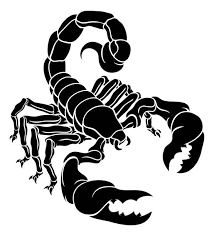
#> input picture scorpio.png, 214 x 236 px
$ jupyter execute --allow-errors turtle-art-converting-pictures-into-drawings.ipynb
#> lines starting #> are read from the running program, lines starting #| are printed output that depends on the picture; after the words box and inside, x2 and y2 are one past the last pixel; in counts of white or black regions, pixels touching at a corner belong together
## Importing Libraries
Load OpenCV, NumPy, and Turtle for image processing and drawing.

[cell 1]
import cv2
import numpy as np
import turtle

## Image Quality Selection
Prompt the user to choose image quality:
- `0` for best quality
- `1` for low quality
- `2` to display both images before selection

[cell 2]
def image_quality():
    print('enter 0 for best quality: \nenter 1 for low quality : \nenter 2 to show both images: (First close the images windows to process) ')
    x=int(input("please enter: "))
    if x==2:
        show_images()
        return image_quality()

    return x

## Display Images
Show both image versions (best and low quality) before selection.
Close the image windows to proceed.

[cell 3]
def show_images():
# show both images before selecting
    cv2.imshow(f'best quality  .jpg', cv2.bitwise_not(edges))
    cv2.imshow(f'low quality  .jpg', cv2.bitwise_not(edges_binary))
    cv2.waitKey(0)

## Pen Lift Logic
Determine whether the turtle should lift the pen based on the proximity of the previous and current points.

[cell 4]
def pen_up(x,y,prev_x,prev_y):
    if (prev_x<x+10 and prev_x>x-10 or prev_x==x) and (prev_y<y+10 and prev_y>y-10 or prev_y==y):
        return False
    return True

## Image Processing and Turtle Drawing

1. **Load and Convert Image**
   - Load the image and convert it to grayscale.
   - Apply binary thresholding for a black-and-white effect.
   - Detect edges using Canny edge detection.

2. **User Quality Selection**
   - Choose between best or low-quality contours for drawing.
   - Display images for comparison before selection.

3. **Find Contours**
   - Extract contours from the selected image for turtle drawing.

4. **Initialize Turtle**
   - Set up the turtle screen with adjusted coordinates.
   - Map image coordinates to turtle's drawing space.

5. **Draw Image with Turtle**
   - Iterate through contours and draw them using the turtle.
   - Lift the pen when needed to avoid unwanted connections.

6. **Complete the Drawing**
   - Execute the turtle drawing and display the final output.

[cell 5]
# Load the image
image_path = r"scorpio.png"

image = cv2.imread(image_path)
#> image is the input picture: shape (236, 214, 3); min 0, max 255, mean 187.2

# Step 2: Convert the image to grayscale
gray = cv2.cvtColor(image, cv2.COLOR_BGR2GRAY)

# # Step 3: Apply binary thresholding to create a pure black-and-white image
_, binary = cv2.threshold(gray, thresh=127, maxval=255, type=cv2.THRESH_BINARY)
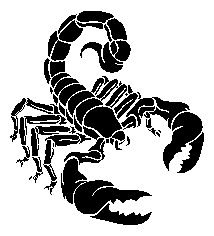
#> binary: shape (236, 214); 73.9% white; 36 black regions (7 under 20 px), largest, box (x1, y1, x2, y2) and area: (50, 61, 127, 145) 2639, (61, 158, 152, 214) 1974, (163, 112, 204, 173) 1449

# Edge detection
edges_binary = cv2.Canny(binary, 100, 200)
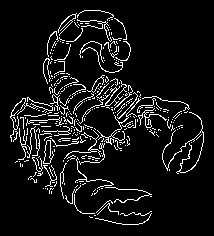
#> edges_binary: shape (236, 214); 7.9% white in thin lines or dots, all inside (x1, y1, x2, y2) = (10, 10, 204, 225)

# Step 2: Extract edges using Canny edge detection
edges = cv2.Canny(gray , 100, 200)
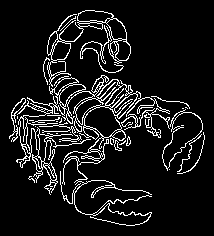
#> edges: shape (236, 214); 9.7% white in thin lines or dots, all inside (x1, y1, x2, y2) = (9, 10, 205, 226)

QIP = image_quality()
#> the answer given: 3
cv2.destroyAllWindows()


# Find contours
contours0, _ = cv2.findContours(edges, cv2.RETR_EXTERNAL, cv2.CHAIN_APPROX_SIMPLE)
#> contours0 = 30 contours, 23 with area under 20; largest, box (x1, y1, x2, y2) and area: (16, 75, 170, 226) 3511, (47, 10, 131, 87) 1680, (162, 109, 203, 171) 1062, (9, 98, 26, 142) 114, (39, 122, 82, 142) 38, (114, 140, 122, 151) 31, (126, 136, 131, 146) 22

contours1, _ = cv2.findContours(edges_binary, cv2.RETR_EXTERNAL, cv2.CHAIN_APPROX_SIMPLE)
#> contours1 = 313 contours, 307 with area under 20; largest, box (x1, y1, x2, y2) and area: (43, 140, 54, 164) 120, (162, 112, 204, 174) 29, (50, 94, 60, 111) 27, (97, 98, 141, 145) 26, (10, 97, 53, 142) 22, (138, 108, 167, 128) 20

contours=[contours0,contours1]


# Get image dimensions
height, width = gray.shape
#> height = 236; width = 214
print('height= ', height ,'width= ',width)
#| height=  236 width=  214


# Initialize turtle
#> (the rest of this cell did not finish here and is left out)
